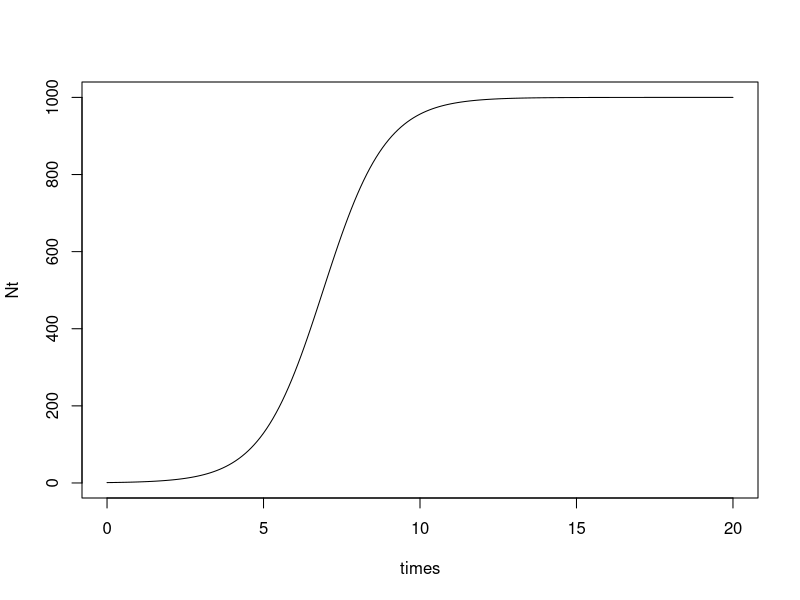
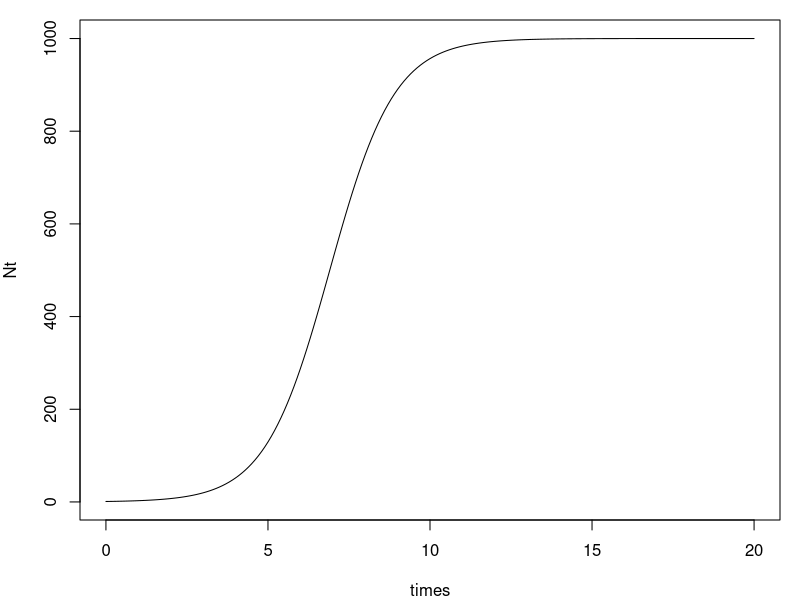

These charts were generated, in order, by the following R code:
r=1; s=-0.001;   # set parameter values
N0 = 1;          # initial abundance
times = seq(0, 20, by=0.1) # a vector of times

# function for calculating analytical solution
# define variables that are used in the function
logisticfun=function(r, s, N0, t) {
  # operations to perform within the function 
  N = 1/((s/r+1/N0)*exp(-r*times)-s/r)
  # value to return at the end of the function
  return(N)                                
}

Nt = logisticfun(r=r, s=s, N0=N0, t=times) # run function
plot(times, Nt, type="l")                  # plot results


pdf("images/ch05_q4.pdf", width=5, height=4)
par(mar=c(4,4,1,1))
plot(times, Nt, type="l")                  # plot results
dev.off()